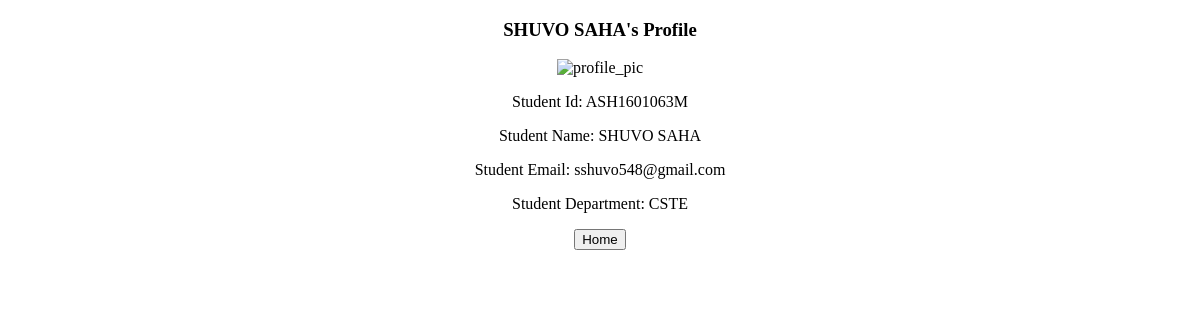
/home/SHUVO SAHA (signed in), run on the app's committed database.
### main_app/models.py (models this page shows, shortened)
class Students(db.Model):
    admission_num = db.Column(db.Integer, primary_key=True)
    id = db.Column(db.String(15), unique=True, nullable=False)
    name = db.Column(db.String(80), nullable=False)
    email = db.Column(db.String(120), unique=True, nullable=False)
    image_file = db.Column(db.String(20), nullable=False, default='default.jpg')
    department = db.Column(db.String(80), db.ForeignKey('departments.department_name'), nullable=False)

### main_app/routes.py (the view)
@app.route('/home/<string:profile>')
@login_required
def profile(profile):
    student = Students.query.filter_by(name=profile).first()
    image_file = url_for('static', filename='img/' + student.image_file)
    return render_template('student_profile.html', student=student, image=image_file)

### main_app/models.py (called while the page is built)
@login_manager.user_loader
def load_user(user_id):
    return Users.query.get(int(user_id))

### main_app/templates/student_profile.html
{% extends "layout.html" %}
{% block content %}
<center>
    <p>
    <h3>{{student.name}}'s Profile</h3>
    </p>
    <p>
    <img src="{{image}}" alt="profile_pic">
    </p>
    <p><label>Student Id:</label>
    {{student.id}}</p>
    <p>
    <label>Student Name:</label>
    {{student.name}}
    </p>
    <p><label>Student Email:</label>
    {{student.email}}
    </p>
    <p><label>Student Department:</label>
    {{student.department}}
    </p>
    <p>
        <a href="{{url_for('home')}}"><button>Home</button></a>
    </p>
</center>
{% endblock content %}

### data on the page
Students: name "SHUVO SAHA", id "ASH1601063M", email "sshuvo548@gmail.com", department "CSTE"
